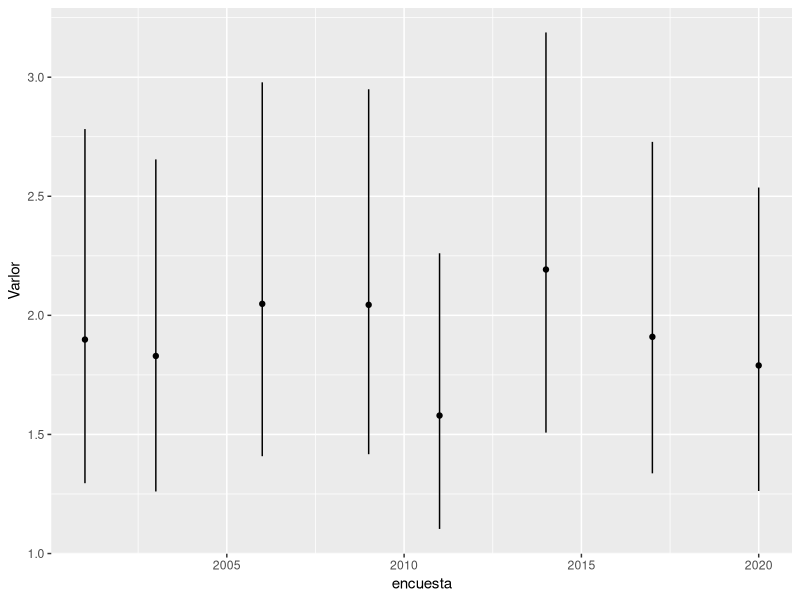
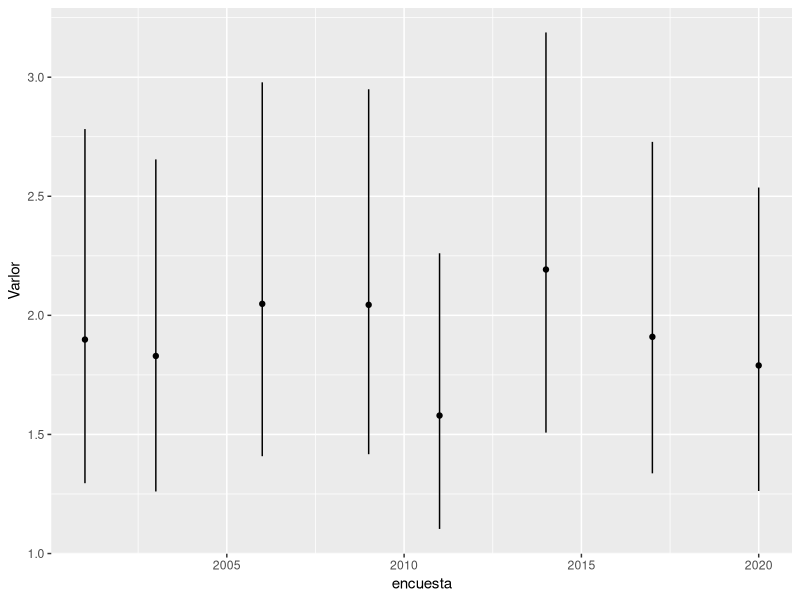
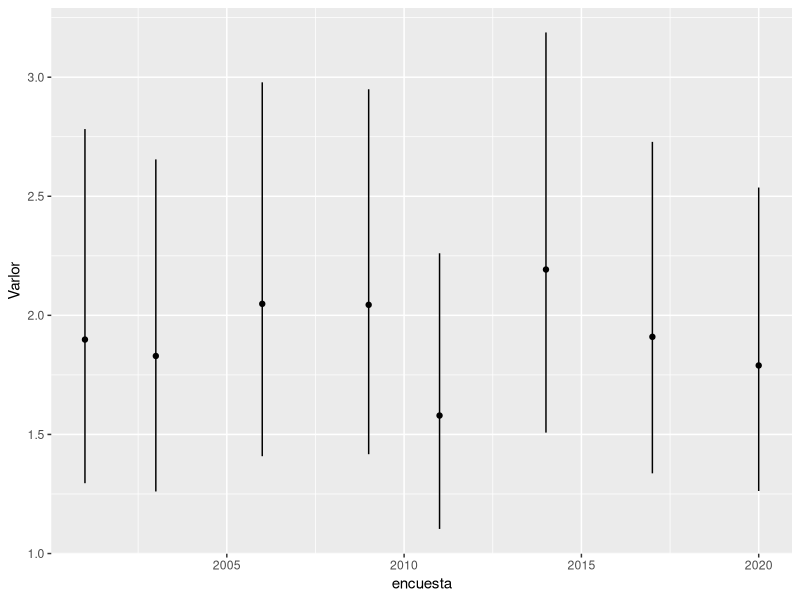
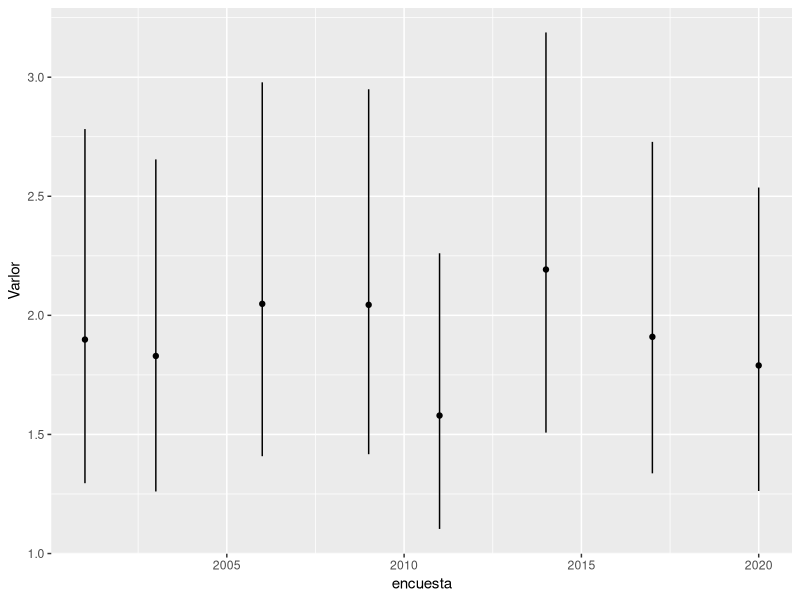
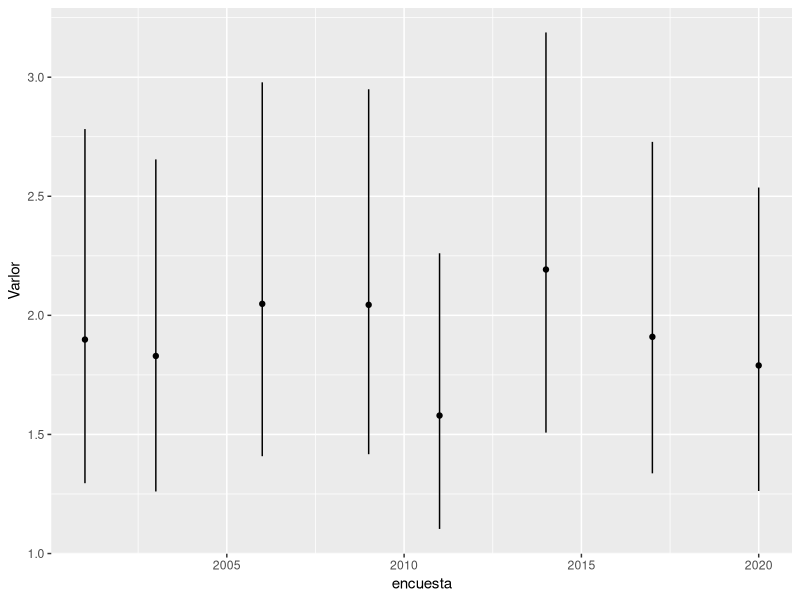
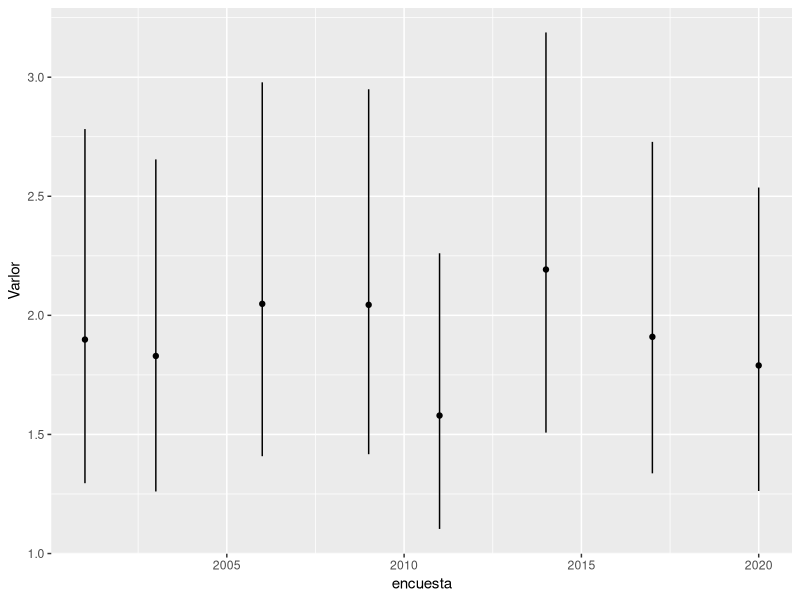
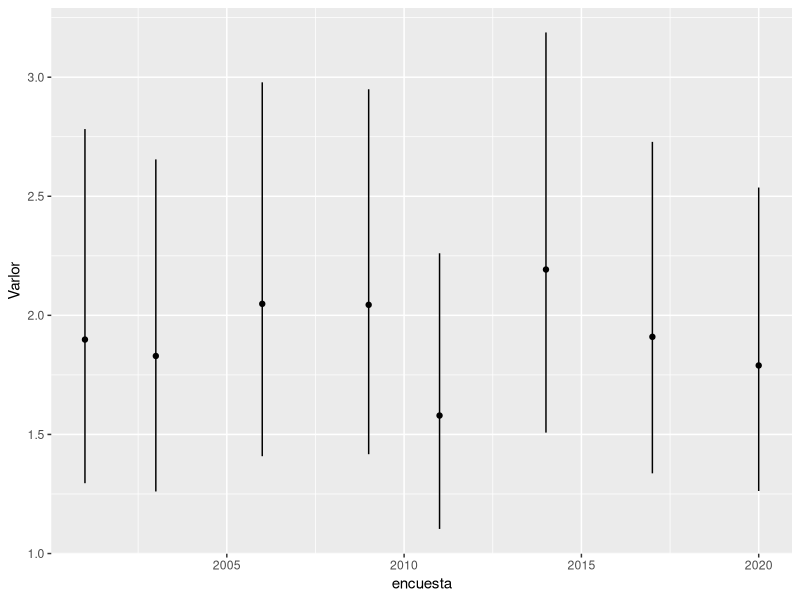
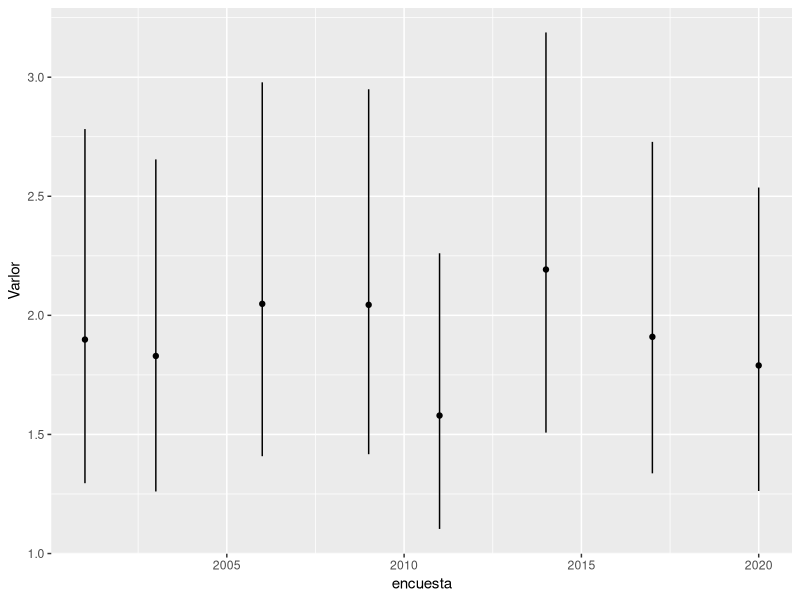

The R source for these figures, in order:
## ---- chunk 1
knitr::opts_chunk$set(echo = TRUE)
library(tidyverse)
library(readxl)
library(ggplot2)
## ---- chunk 2

ejemplo_datos <- read_xlsx("ejemplo_datos.xlsx")
datos_canarias <- ejemplo_datos %>%
  filter(nombre == "Canarias")

## ---- chunk 3

datos_canarias %>%
  filter(fr =="diabetes", sexo=="Overall") %>%
  ggplot(aes(x=encuesta, y=Varlor)) +
  geom_point() +
  geom_linerange(aes(ymin=infci, ymax=supci))

## ---- chunk 4

datos_canarias %>%
  filter(fr =="diabetes", sexo=="Men") %>%
  ggplot(aes(x=encuesta, y=Varlor)) +
  geom_point() +
  geom_linerange(aes(ymin=infci, ymax=supci))

## ---- chunk 5

datos_canarias %>%
  filter(fr =="diabetes", sexo=="Women") %>%
  ggplot(aes(x=encuesta, y=Varlor)) +
  geom_point() +
  geom_linerange(aes(ymin=infci, ymax=supci))

## ---- chunk 6

ejemplo_datos <- read_xlsx("ejemplo_datos.xlsx")
datos_canarias <- ejemplo_datos %>%
  filter(nombre == "Canarias")

## ---- chunk 7

datos_canarias %>%
  filter(fr =="diabetes", sexo=="Overall") %>%
  ggplot(aes(x=encuesta, y=Varlor)) +
  geom_point() +
  geom_linerange(aes(ymin=infci, ymax=supci))

## ---- chunk 8

datos_canarias %>%
  filter(fr =="diabetes", sexo=="Men") %>%
  ggplot(aes(x=encuesta, y=Varlor)) +
  geom_point() +
  geom_linerange(aes(ymin=infci, ymax=supci))

## ---- chunk 9

datos_canarias %>%
  filter(fr =="diabetes", sexo=="Women") %>%
  ggplot(aes(x=encuesta, y=Varlor)) +
  geom_point() +
  geom_linerange(aes(ymin=infci, ymax=supci))

## ---- chunk 10

datos_canarias %>%
  filter(fr =="hta", sexo=="Overall") %>%
  ggplot(aes(x=encuesta, y=Varlor)) +
  geom_point() +
  geom_linerange(aes(ymin=infci, ymax=supci))

## ---- chunk 11

datos_canarias %>%
  filter(fr =="hta", sexo=="Men") %>%
  ggplot(aes(x=encuesta, y=Varlor)) +
  geom_point() +
  geom_linerange(aes(ymin=infci, ymax=supci))

## ---- chunk 12

datos_canarias %>%
  filter(fr =="hta", sexo=="Women") %>%
  ggplot(aes(x=encuesta, y=Varlor)) +
  geom_point() +
  geom_linerange(aes(ymin=infci, ymax=supci))

## ---- chunk 13

ejemplo_datos <- read_xlsx("ejemplo_datos.xlsx")
datos_canarias <- ejemplo_datos %>%
  filter(nombre == "Canarias")

## ---- chunk 14

datos_canarias %>%
  filter(fr =="diabetes", sexo=="Overall") %>%
  ggplot(aes(x=encuesta, y=Varlor)) +
  geom_point() +
  geom_linerange(aes(ymin=infci, ymax=supci))

## ---- chunk 15

datos_canarias %>%
  filter(fr =="diabetes", sexo=="Men") %>%
  ggplot(aes(x=encuesta, y=Varlor)) +
  geom_point() +
  geom_linerange(aes(ymin=infci, ymax=supci))

## ---- chunk 16

datos_canarias %>%
  filter(fr =="diabetes", sexo=="Women") %>%
  ggplot(aes(x=encuesta, y=Varlor)) +
  geom_point() +
  geom_linerange(aes(ymin=infci, ymax=supci))

